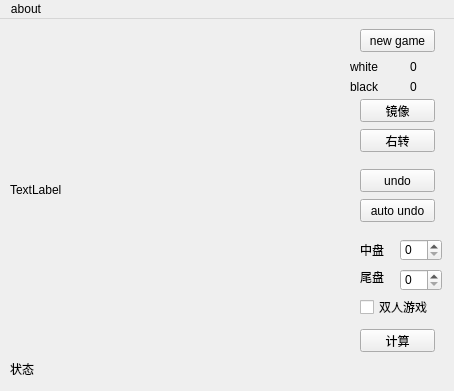
<?xml version="1.0" encoding="UTF-8"?>
<ui version="4.0">
 <class>qtkix</class>
 <widget class="QMainWindow" name="qtkix">
  <property name="geometry">
   <rect>
    <x>0</x>
    <y>0</y>
    <width>454</width>
    <height>391</height>
   </rect>
  </property>
  <property name="minimumSize">
   <size>
    <width>454</width>
    <height>391</height>
   </size>
  </property>
  <property name="maximumSize">
   <size>
    <width>454</width>
    <height>391</height>
   </size>
  </property>
  <property name="windowTitle">
   <string>qtkix</string>
  </property>
  <widget class="QWidget" name="centralWidget">
   <widget class="QLabel" name="label">
    <property name="geometry">
     <rect>
      <x>10</x>
      <y>10</y>
      <width>321</width>
      <height>321</height>
     </rect>
    </property>
    <property name="text">
     <string>TextLabel</string>
    </property>
   </widget>
   <widget class="QLabel" name="label_2">
    <property name="geometry">
     <rect>
      <x>350</x>
      <y>40</y>
      <width>31</width>
      <height>16</height>
     </rect>
    </property>
    <property name="text">
     <string>white</string>
    </property>
   </widget>
   <widget class="QLabel" name="label_3">
    <property name="geometry">
     <rect>
      <x>350</x>
      <y>60</y>
      <width>31</width>
      <height>16</height>
     </rect>
    </property>
    <property name="text">
     <string>black</string>
    </property>
   </widget>
   <widget class="QLabel" name="cntw">
    <property name="geometry">
     <rect>
      <x>410</x>
      <y>40</y>
      <width>31</width>
      <height>16</height>
     </rect>
    </property>
    <property name="text">
     <string>0</string>
    </property>
   </widget>
   <widget class="QLabel" name="cntb">
    <property name="geometry">
     <rect>
      <x>410</x>
      <y>60</y>
      <width>31</width>
      <height>16</height>
     </rect>
    </property>
    <property name="text">
     <string>0</string>
    </property>
   </widget>
   <widget class="QPushButton" name="pushButton">
    <property name="geometry">
     <rect>
      <x>360</x>
      <y>10</y>
      <width>75</width>
      <height>23</height>
     </rect>
    </property>
    <property name="text">
     <string>new game</string>
    </property>
   </widget>
   <widget class="QPushButton" name="pushButton_2">
    <property name="geometry">
     <rect>
      <x>360</x>
      <y>80</y>
      <width>75</width>
      <height>23</height>
     </rect>
    </property>
    <property name="text">
     <string>镜像</string>
    </property>
   </widget>
   <widget class="QPushButton" name="pushButton_3">
    <property name="geometry">
     <rect>
      <x>360</x>
      <y>110</y>
      <width>75</width>
      <height>23</height>
     </rect>
    </property>
    <property name="text">
     <string>右转</string>
    </property>
   </widget>
   <widget class="QPushButton" name="pushButton_4">
    <property name="geometry">
     <rect>
      <x>360</x>
      <y>150</y>
      <width>75</width>
      <height>23</height>
     </rect>
    </property>
    <property name="text">
     <string>undo</string>
    </property>
   </widget>
   <widget class="QPushButton" name="pushButton_5">
    <property name="geometry">
     <rect>
      <x>360</x>
      <y>180</y>
      <width>75</width>
      <height>23</height>
     </rect>
    </property>
    <property name="text">
     <string>auto undo</string>
    </property>
   </widget>
   <widget class="QPushButton" name="pushButton_6">
    <property name="geometry">
     <rect>
      <x>360</x>
      <y>310</y>
      <width>75</width>
      <height>23</height>
     </rect>
    </property>
    <property name="text">
     <string>计算</string>
    </property>
   </widget>
   <widget class="QLabel" name="state">
    <property name="geometry">
     <rect>
      <x>10</x>
      <y>340</y>
      <width>421</width>
      <height>20</height>
     </rect>
    </property>
    <property name="text">
     <string>状态</string>
    </property>
   </widget>
   <widget class="QSpinBox" name="spinBox">
    <property name="geometry">
     <rect>
      <x>400</x>
      <y>220</y>
      <width>42</width>
      <height>22</height>
     </rect>
    </property>
   </widget>
   <widget class="QSpinBox" name="spinBox_2">
    <property name="geometry">
     <rect>
      <x>400</x>
      <y>250</y>
      <width>42</width>
      <height>22</height>
     </rect>
    </property>
   </widget>
   <widget class="QLabel" name="label_4">
    <property name="geometry">
     <rect>
      <x>360</x>
      <y>220</y>
      <width>31</width>
      <height>21</height>
     </rect>
    </property>
    <property name="text">
     <string>中盘</string>
    </property>
   </widget>
   <widget class="QLabel" name="label_5">
    <property name="geometry">
     <rect>
      <x>360</x>
      <y>250</y>
      <width>31</width>
      <height>16</height>
     </rect>
    </property>
    <property name="text">
     <string>尾盘</string>
    </property>
   </widget>
   <widget class="QCheckBox" name="checkBox">
    <property name="geometry">
     <rect>
      <x>360</x>
      <y>280</y>
      <width>71</width>
      <height>16</height>
     </rect>
    </property>
    <property name="text">
     <string>双人游戏</string>
    </property>
   </widget>
  </widget>
  <widget class="QMenuBar" name="menuBar">
   <property name="geometry">
    <rect>
     <x>0</x>
     <y>0</y>
     <width>454</width>
     <height>23</height>
    </rect>
   </property>
   <widget class="QMenu" name="menuAbout">
    <property name="title">
     <string>about</string>
    </property>
    <addaction name="actionQtkix_v0_03"/>
    <addaction name="actionBy_Suulnnka"/>
   </widget>
   <addaction name="menuAbout"/>
  </widget>
  <action name="actionAbout">
   <property name="text">
    <string>about</string>
   </property>
  </action>
  <action name="actionQtkix_v0_03">
   <property name="text">
    <string>qtkix v0.03</string>
   </property>
  </action>
  <action name="actionBy_Suulnnka">
   <property name="text">
    <string>by Suulnnka</string>
   </property>
  </action>
 </widget>
 <layoutdefault spacing="6" margin="11"/>
 <resources/>
 <connections/>
</ui>
